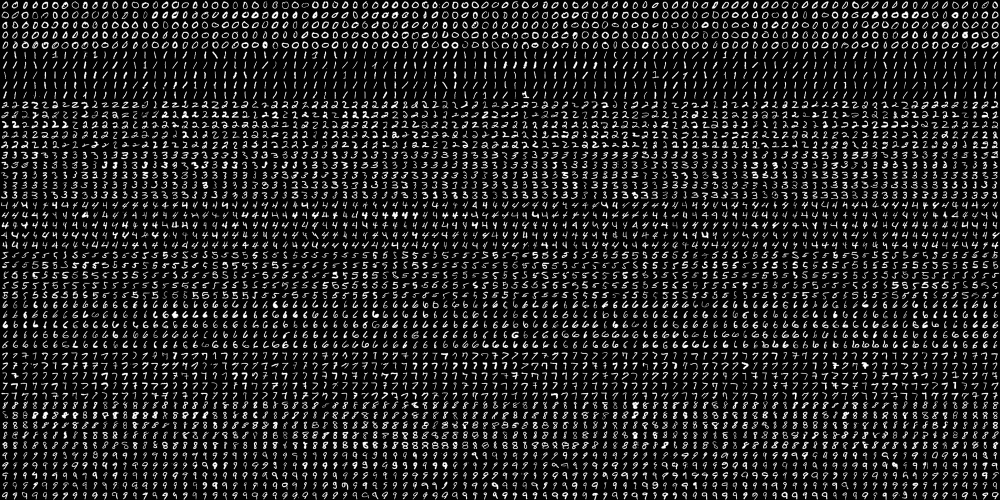
#> input picture digit-recognition/digits.png, 2000 x 1000 px (shown at 1/2 size)
$ python -i crop.py   (imports and definitions only)   (Python 2 division)
#> lines starting #> are read from the running program, lines starting #| are printed output that depends on the picture
#> further down, picture is the input picture: shape (1000, 2000); min 0, max 255, mean 33.8
import numpy as np
import cv2
import csv
#from datetime import datetime

#params
#   image: grayscale image before resize
#   ratio: decimal value giving the portion of the vertical radius to keep
#   resizeHeight/resizeWidth: int values to resize the image to after
#return
#   (cropped image, success boolean)
def crop_img(image, ratio=.75, resizeHeight= 518, resizeWidth=718):

    #reduce size proportionally
#> called with ratio = 0.75, resizeHeight = 518, resizeWidth = 718
    div=3
    height, width = image.shape
#> height = 1000; width = 2000
    image = cv2.resize(image, (int(round(width/div)), int(round(height/div))))
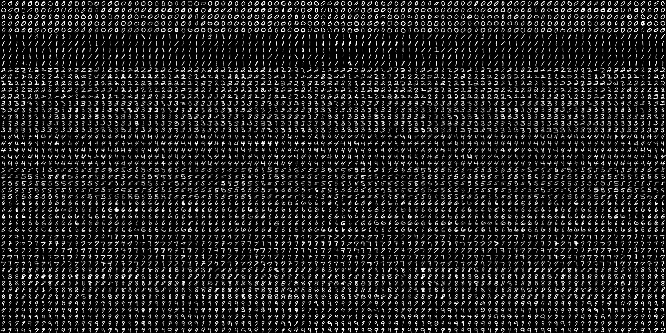
#> image: shape (333, 666); min 0, max 255, mean 33.8
    img = image.copy()

    passed = False

    #Some of the images are darker than others so it is necessary to loop through
    #various threshold values until a proper bounding rectangle is found
    for i in range(0,15):
        ret,thresh = cv2.threshold(img,10+(5*i),255,cv2.THRESH_BINARY)
        contours, hierarchy = cv2.findContours(thresh,cv2.RETR_TREE,cv2.CHAIN_APPROX_SIMPLE)
        cnt = contours[0]
        brx,bry,brw,brh = cv2.boundingRect(cnt)
        if(brw > 100 and brh > 100):
            passed = True
            break
        else:
            #blur if needed (save time not blurring every image, only a few need it)
            img = cv2.bilateralFilter(img, 9, 75, 75)
#> this loop made 10 passes
#> (ret, brx, bry, brw, brh) on passes 2, 3, 4, 5, 6, 7, 9: (15, 411, 332, 1, 1), (20, 642, 332, 1, 1), (25, 382, 332, 1, 1), (30, 468, 332, 1, 1), (35, 342, 332, 1, 1), (40, 663, 330, 1, 1), (50, 29, 0, 4, 3)
#> (cnt, brx, bry, brw, brh) on pass 1: ([[636, 331], [636, 332]], 636, 331, 1, 2)
#> pass 1, in crop_img, `ret,thresh = cv2.threshold(img,10+(5*i),255,cv2.THRESH_BINARY)`:
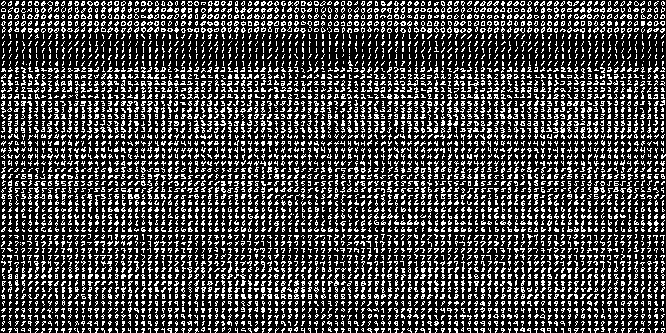
#> thresh: shape (333, 666); 27.1% white in thin lines or dots
#> pass 1, in crop_img, `img = cv2.bilateralFilter(img, 9, 75, 75)`:
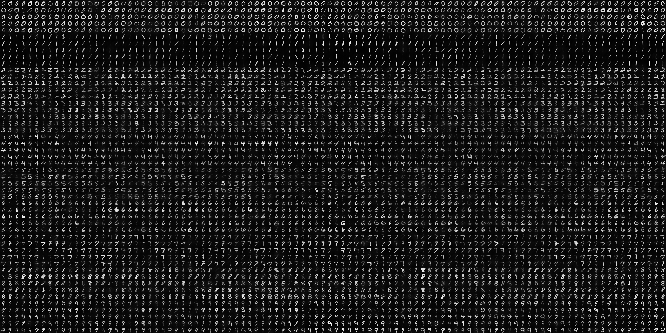
#> img: shape (333, 666); min 0, max 243, mean 27.6
#> pass 2, in crop_img, `ret,thresh = cv2.threshold(img,10+(5*i),255,cv2.THRESH_BINARY)`:
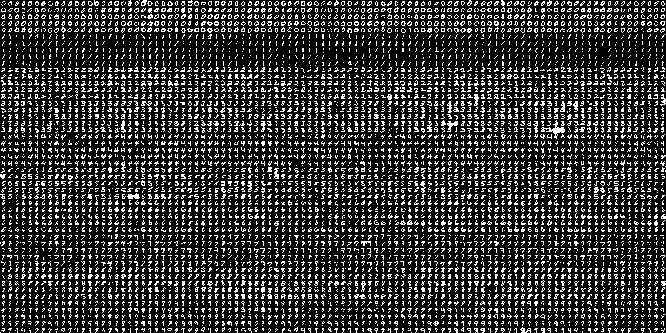
#> thresh: shape (333, 666); 21.2% white in thin lines or dots
#> pass 2, in crop_img, `img = cv2.bilateralFilter(img, 9, 75, 75)`:
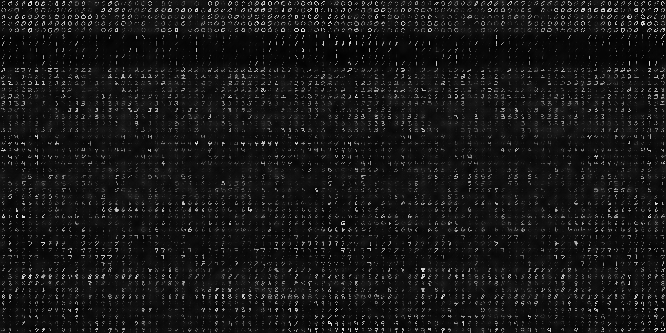
#> img: shape (333, 666); min 2, max 231, mean 22.7
#> after the loop:
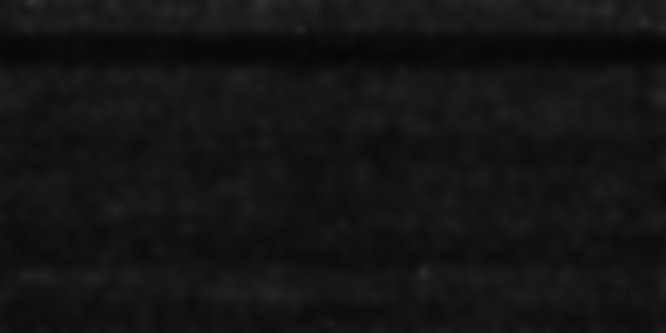
#> img: shape (333, 666); min 7, max 48, mean 19.7
#> after the loop: thresh: shape (333, 666); every value is 0

    if not passed:
        print "crop failed"
        return (image, False)

    (x,y),radius = cv2.minEnclosingCircle(cnt)
    center = (int(x),int(y))
    radius = int(radius)

    height, width = image.shape
    newY = max(int(y-(radius*ratio)), 0)
    newHeight = int(radius*ratio*2)
    if newY + newHeight > height:
        newHeight = height - newY

    #NOTE: its img[y: y + h, x: x + w] and *not* img[x: x + w, y: y + h]
    crop_img = image[newY:newY+newHeight, brx:brx+brw]
    crop_img = cv2.resize(crop_img, (resizeWidth, resizeHeight))
    return (crop_img, True)


# [20 lines not run here, left out]

    #print "end " + str(datetime.now())


>>> import cv2
>>> picture = cv2.imread('../../../digit-recognition/digits.png', cv2.IMREAD_GRAYSCALE)
#> (the run stopped early here; a loop or call above may not have finished)
